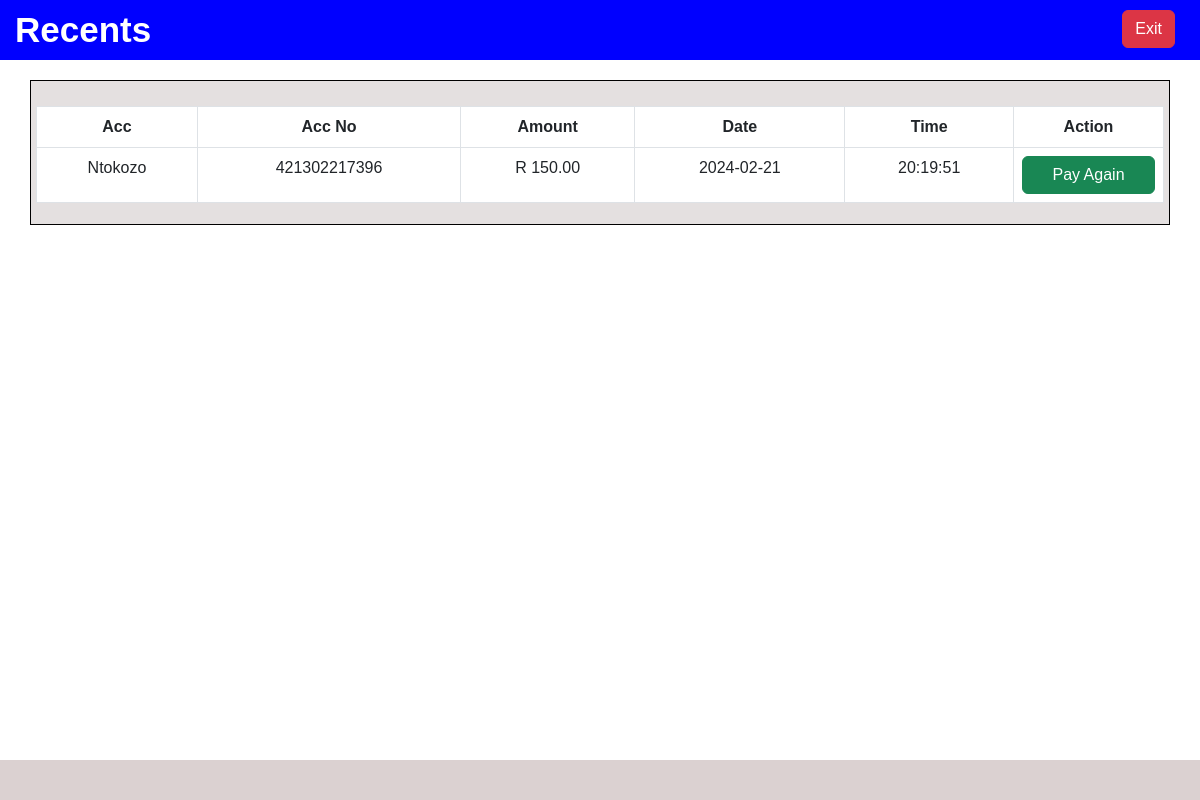
/recents (signed in), run on the app's committed database.
### app_models/accounts.py (models this page shows)
class Recipients(db.Model):
    id = db.Column(db.Integer, primary_key=True)
    account_name = db.Column(db.String(50))
    account_type = db.Column(db.String(50))
    account_number = db.Column(db.Integer)
    currency_symbol = db.Column(db.String(5))
    amount = db.Column(db.Integer)
    creation_date = db.Column(db.Date)
    creation_time = db.Column(db.Time)
    recipient_id = db.Column(db.ForeignKey("user.id"), nullable=False)
    user_id = db.Column(db.ForeignKey("user.id"), nullable=False)

### app.py (the view)
@app.route('/recents', methods=['GET'])
def recents():
    page_name = 'recents'
    recipients = Recipients.query.filter_by(user_id=current_user.id).order_by(
        Recipients.creation_date.desc(),
        Recipients.creation_time.desc(),
    ).all()
    if not recipients:
        flash('No recipients found.')
        return redirect(url_for('payments'))
    formatted_recipients = [{
        'account_name': recipient.account_name.title(),
        'account_number' : recipient.account_number,
        'account_balance': format_balance(recipient.amount),
        'payment_date': get_date(recipient.creation_date),
        'payment_time': get_time(recipient.creation_time),
    } for recipient in recipients]
    return render_template('funds/recents.html', page_name=page_name, recipients=formatted_recipients)

### app.py (called while the page is built)
@login_manager.user_loader
def load_user(user_id):
    return User.query.get(int(user_id))

### app_modules/transact.py (called while the page is built)
def get_date(date):
    now = date
    year = now.year
    month = now.month
    day = now.day
    date = f"{year}-{month:02d}-{day:02d}"
    return date

def get_time(time):
    now = time
    hour = now.hour
    minutes = now.minute
    seconds = now.second
    time = f"{hour:02d}:{minutes:02d}:{seconds:02d}"
    return time

### templates/funds/recents.html (shortened to what this page needs)
{% extends 'layouts/accounts.html' %}
{% block content %}
<div class="container">
            <div class="row">
                <div class="col">
                    <div class="table-responsive">
                        <table class="table table-bordered">
                            <thead>
                                <tr>
                                    <th>Acc</th>
                                    <th>Acc No</th>
                                    <th>Amount</th>
                                    <th>Date</th>
                                    <th>Time</th>
                                    <th class="sm">Action</th>
                                </tr>
                            </thead>
                            <tbody>
                                {% if recipients %}
                                {% for recipient in recipients %}
                                <tr>
                                    <td>{{ recipient.account_name }}</td>
                                    <td>{{ recipient.account_number }}</td>
                                    <td>{{ recipient.account_balance }}</td>
                                    <td> {{ recipient.payment_date}} </td>
                                    <td> {{ recipient.payment_time}} </td>
                                    <td class="sm">
                                        <form method="POST" action="/pay_again">
                                            <button type="submit" class="btn btn-success">Pay Again</button>
                                        </form>
                                    </td>
                                </tr>
                                {% endfor %}
                                {% endif %}
                            </tbody>
                        </table>
                    </div>
                </div>
            </div>
        </div>
{% endblock %}

### static/custom/css/style.css (style rules this page uses)
* { padding: 0; margin: 0; }
body { font-family: Arial, sans-serif; margin: 0; padding: 0; }
.container { margin-top: 80px; padding: 5px; border: 1px solid black; text-align: center; background-color: rgb(228, 224, 224); }

### templates/layouts/accounts.html (style rules this page uses)
.sm { width: 150px; }

### templates/funds/recents.html (style rules this page uses)
.container { margin-top: 80px; }
.table-responsive { margin-top: 20px; }
.btn-success { width: 100%; }

### data on the page
Recipients: account_name "Ntokozo", account_number "421302217396", account_balance "R 150.00", payment_date "2024-02-21", payment_time "20:19:51"

### other printed values
{{ page_name }} "Recents"
